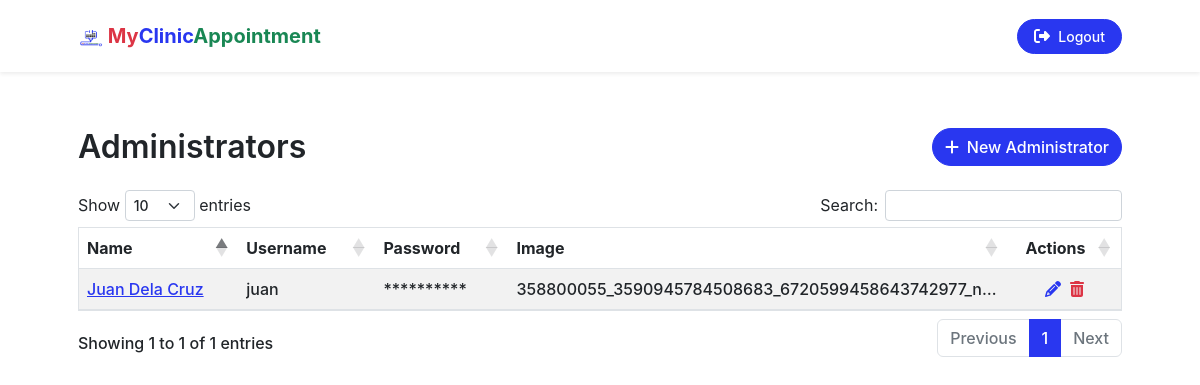
The page /administrators.php (signed in) on the database its author committed.
### tables this page shows
CREATE TABLE `tbl_myclinicappointment_useraccounts` (
  `id` int(11) NOT NULL,
  `name` varchar(255) NOT NULL,
  `email` varchar(255) NOT NULL,
  `mobile_number` varchar(255) NOT NULL,
  `username` varchar(255) NOT NULL,
  `password` varchar(255) NOT NULL,
  `image` varchar(255) NOT NULL,
  `user_type` varchar(255) NOT NULL
);

### administrators.php (called while the page is built, shortened)
<?php
require_once "./application/controllers/controller.php";
require_once "./application/views/pages/administrators_view.php";

### application/controllers/controller.php (called while the page is built, shortened)
<?php
if ($_SERVER['REQUEST_METHOD'] == 'POST') {
    require_once "../models/model.php";
} else {
    require_once "./application/models/model.php";
}
class controller
{
    function __construct()
    {
        $this->model = new model();
    }
    function get_administrators_data()
    {
        $administrators = $this->model->mod_get_administrators_data();
        return $administrators;
    }
}
$controller = new controller();

### application/models/model.php (called while the page is built, shortened)
<?php
class model
{
    function __construct()
    {
        $servername = "localhost";
        $username = "root";
        $password = "";
        $database = "all_system_database";
        $mysqli = new mysqli($servername, $username, $password, $database);
        $this->mysqli = $mysqli;
    }
    function mod_get_administrators_data()
    {
        $query = "SELECT * FROM `tbl_myclinicappointment_useraccounts` WHERE `user_type` != 'doctor' AND `id` != '" . $_SESSION['id'] . "'";
        $query_result = $this->mysqli->query($query);
        if ($query_result) {
            $results = array();
            while ($row = $query_result->fetch_assoc()) {
                $results[] = (object) $row;
            }
            return $results;
        } else {
            return null;
        }
    }
}

### application/views/pages/administrators_view.php (the view, shortened to what this page needs)
<?php
include_once "./application/views/templates/header.php";
?>
<section id="our_team" class="mt-5">
    <div class="container px-5">
        <div class="row">
            <div class="col-6">
                <h2 class="mb-4">Administrators</h2>
            </div>
            <div class="col-6">
                <button type="button" class="float-end btn btn-primary rounded-pill" data-bs-toggle="modal" data-bs-target="#new_administrator">
                    <span class="fas fa-plus me-1"></span>
                    New Administrator
                </button>
            </div>
        </div>
        <table id="applications_table" class="table table-striped w-100 border">
            <thead>
                <tr>
                    <th>Name</th>
                    <th>Username</th>
                    <th>Password</th>
                    <th>Image</th>
                    <th class="text-center">Actions</th>
                </tr>
            </thead>
            <tbody>
                <?php $administrators = $controller->get_administrators_data() ?>
                <?php if ($administrators) : ?>
                    <?php foreach ($administrators as $administrator) : ?>
                        <tr>
                            <td class="name">
                                <a title="View Details" href="javascript:void(0)" class="view_admin_details" data-bs-toggle="modal" data-bs-target="#admin_details"><?= $administrator->name ?></a>
                            </td>
                            <td class="username"><?= $administrator->username ?></td>
                            <td class="password">**********</td>
                            <td class="image text-truncate"><?= $administrator->image ?></td>
                            <td class="text-center">
                                <i title="Update Administrator Info" administrator_id="<?= $administrator->id ?>" class="fas fa-pencil-alt text-primary me-1 update_admin" role="button" data-bs-toggle="modal" data-bs-target="#update_administrator"></i>
                                <i title="Delete Administrator" administrator_id="<?= $administrator->id ?>" class="fas fa-trash-alt text-danger delete_admin" role="button"></i>
                            </td>
                        </tr>
                    <?php endforeach ?>
                <?php endif ?>
            </tbody>
        </table>
    </div>
</section>
<?php include_once "./application/views/templates/footer.php"; ?>

### rows shown on the page
tbl_myclinicappointment_useraccounts: name "Juan Dela Cruz", username "juan", image "358800055_3590945784508683_6720599458643742977_n…"
